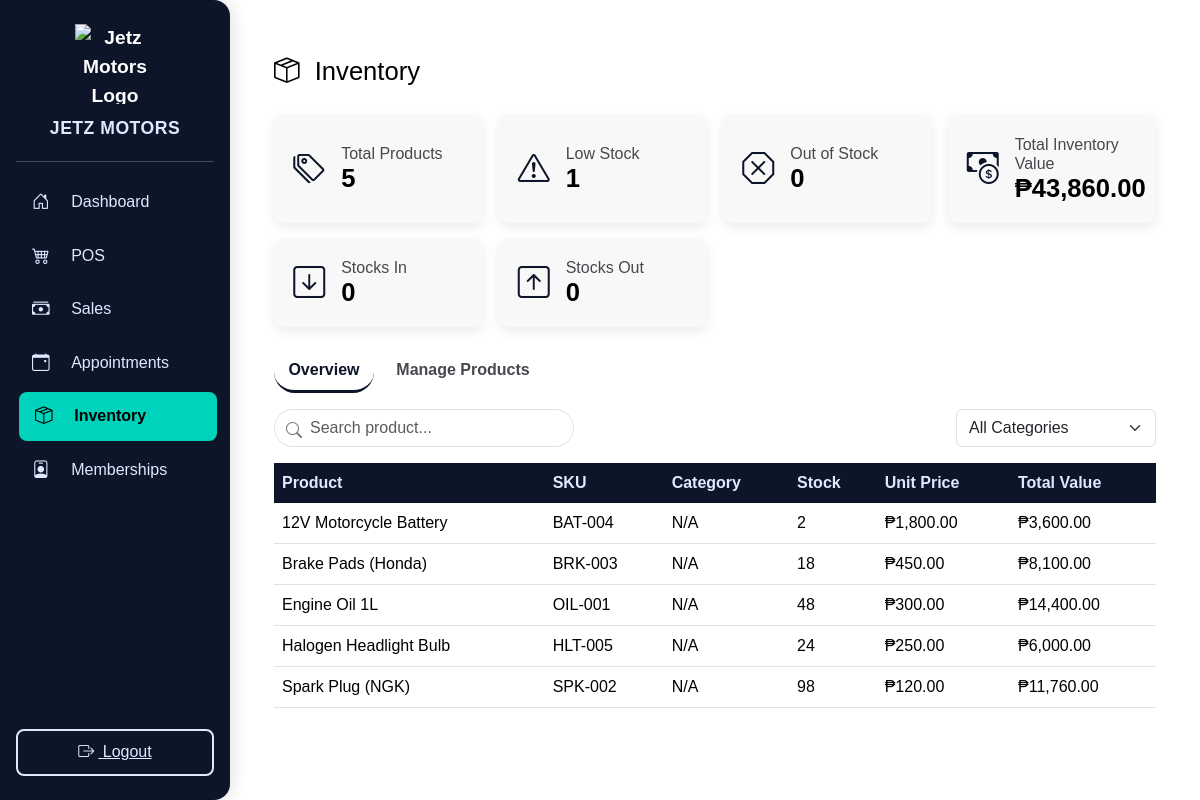
The page /admin/index.php?page=inventory (signed in) on the database its author committed.
### tables this page shows
CREATE TABLE `parts` (
  `id` int(11) NOT NULL,
  `sku` varchar(50) NOT NULL,
  `barcode` varchar(64) DEFAULT NULL,
  `category_id` int(11) DEFAULT NULL,
  `name` varchar(150) NOT NULL,
  `unit_price` decimal(10,2) NOT NULL,
  `stock` int(11) DEFAULT 0,
  `is_active` tinyint(1) DEFAULT 1,
  `created_at` timestamp NOT NULL DEFAULT current_timestamp()
);

### admin/pages/overview.php (shortened to what this page needs)
<?php
$parts = $pdo->query("
    SELECT p.*, c.name AS category
    FROM parts p
    LEFT JOIN categories c ON c.id = p.category_id
    WHERE p.is_active = 1
    ORDER BY p.name ASC
")->fetchAll(PDO::FETCH_ASSOC);
?>
<div class="filters">
  <div class="search-box">
    <i class="bi bi-search"></i>
    <input id="overviewSearch" class="form-control" placeholder="Search product...">
  </div>
  <select id="overviewCategory" class="form-select" style="max-width:200px;">
    <option value="">All Categories</option>
  </select>
</div>
<div class="table-responsive mt-3">
<table class="table table-hover align-middle">
  <thead>
    <tr>
      <th>Product</th>
      <th>SKU</th>
      <th>Category</th>
      <th>Stock</th>
      <th>Unit Price</th>
      <th>Total Value</th>
    </tr>
  </thead>
  <tbody id="overviewTable">
    <?php foreach ($parts as $p): ?>
    <tr>
      <td><?= htmlspecialchars($p['name']) ?></td>
      <td><?= htmlspecialchars($p['sku']) ?></td>
      <td><?= htmlspecialchars($p['category'] ?? 'N/A') ?></td>
      <td><?= (int)$p['stock'] ?></td>
      <td>₱<?= number_format($p['unit_price'],2) ?></td>
      <td>₱<?= number_format($p['unit_price'] * $p['stock'],2) ?></td>
    </tr>
    <?php endforeach; ?>
  </tbody>
</table>
</div>

### assets/css/app.css (style rules this page uses)
:root { --font-primary: 'Poppins', sans-serif; --font-secondary: 'Hind', sans-serif; --font-tertiary: 'Switzer', sans-serif; }
:root { --color-base-100: oklch(100% 0 0); --color-base-200: oklch(98% 0 0); --color-base-300: oklch(87% 0 0); --color-base-content: oklch(0% 0 0); --color-primary: oklch(20% 0.042 265.755); --color-primary-content: oklch(93% 0.034 272.788); --color-secondary: oklch(40% 0.01 260); --color-accent: oklch(77% 0.152 181.912); --color-neutral: oklch(14% 0.005 285.823); --color-info: oklch(74% 0.16 232.661); --color-success: oklch(76% 0.177 163.223); --color-warning: oklch(82% 0.189 84.429); --color-error: oklch(61.294% 0.25154 29.223); --radius-selector: 0.5rem; --radius-field: 0.25rem; --radius-box: 0.5rem; }
body { font-family: var(--font-secondary); background-color: var(--color-base-100); color: var(--color-base-content); transition: background-color 0.3s, color 0.3s; }
html { font-size: clamp(14px, 1.5vw, 16px); scroll-behavior: smooth; }
p, span, a, li, label, input, button { font-size: clamp(0.85rem, 2vw, 1rem); }
input, select, textarea { font-size: clamp(0.85rem, 2vw, 1rem); padding: clamp(0.6rem, 1.5vw, 0.9rem) clamp(1rem, 2vw, 1.2rem); border-radius: 8px; }

### admin/partials/header.php (style rules this page uses)
body { font-family: "Segoe UI", sans-serif; background: #f8f9fa; }

### admin/pages/overview.php (style rules this page uses)
.filters { display: flex; justify-content: space-between; align-items: center; gap: 1rem; flex-wrap: wrap; }
.search-box { position: relative; max-width: 300px; flex: 1; }
.search-box input { padding-left: 35px; border-radius: 50px !important; }
.search-box i { position: absolute; left: 12px; top: 10px; color: #777; }
.table thead th { background: var(--color-primary); color: var(--color-primary-content); border: none; }

### admin/pages/manage_products.php (style rules this page uses)
.table thead th { background: var(--color-primary); color: var(--color-primary-content); border: none; }

### rows shown on the page
parts: name "12V Motorcycle Battery", sku "BAT-004", category "N/A", stock "2", unit_price "1,800.00", $p['unit_price'] * $p['stock'] "3,600.00"
parts: name "Brake Pads (Honda)", sku "BRK-003", category "N/A", stock "18", unit_price "450.00", $p['unit_price'] * $p['stock'] "8,100.00"
parts: name "Engine Oil 1L", sku "OIL-001", category "N/A", stock "48", unit_price "300.00", $p['unit_price'] * $p['stock'] "14,400.00"
parts: name "Halogen Headlight Bulb", sku "HLT-005", category "N/A", stock "24", unit_price "250.00", $p['unit_price'] * $p['stock'] "6,000.00"
parts: name "Spark Plug (NGK)", sku "SPK-002", category "N/A", stock "98", unit_price "120.00", $p['unit_price'] * $p['stock'] "11,760.00"

### other values the page prints
$totalProducts "5"
$lowStock "1"
$outOfStock "0"
$totalValue "43,860.00"
$stocksIn "0"
$stocksOut "0"
